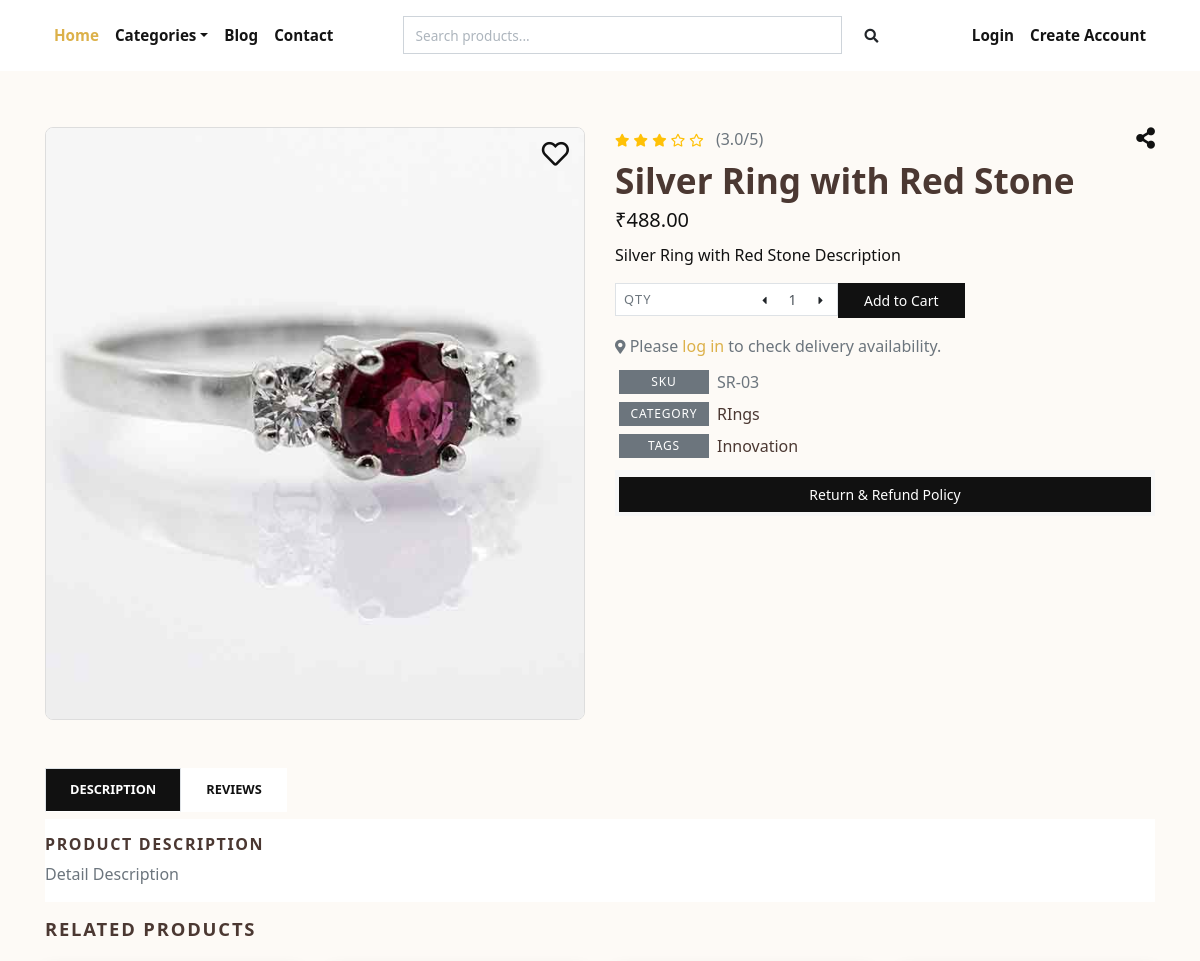
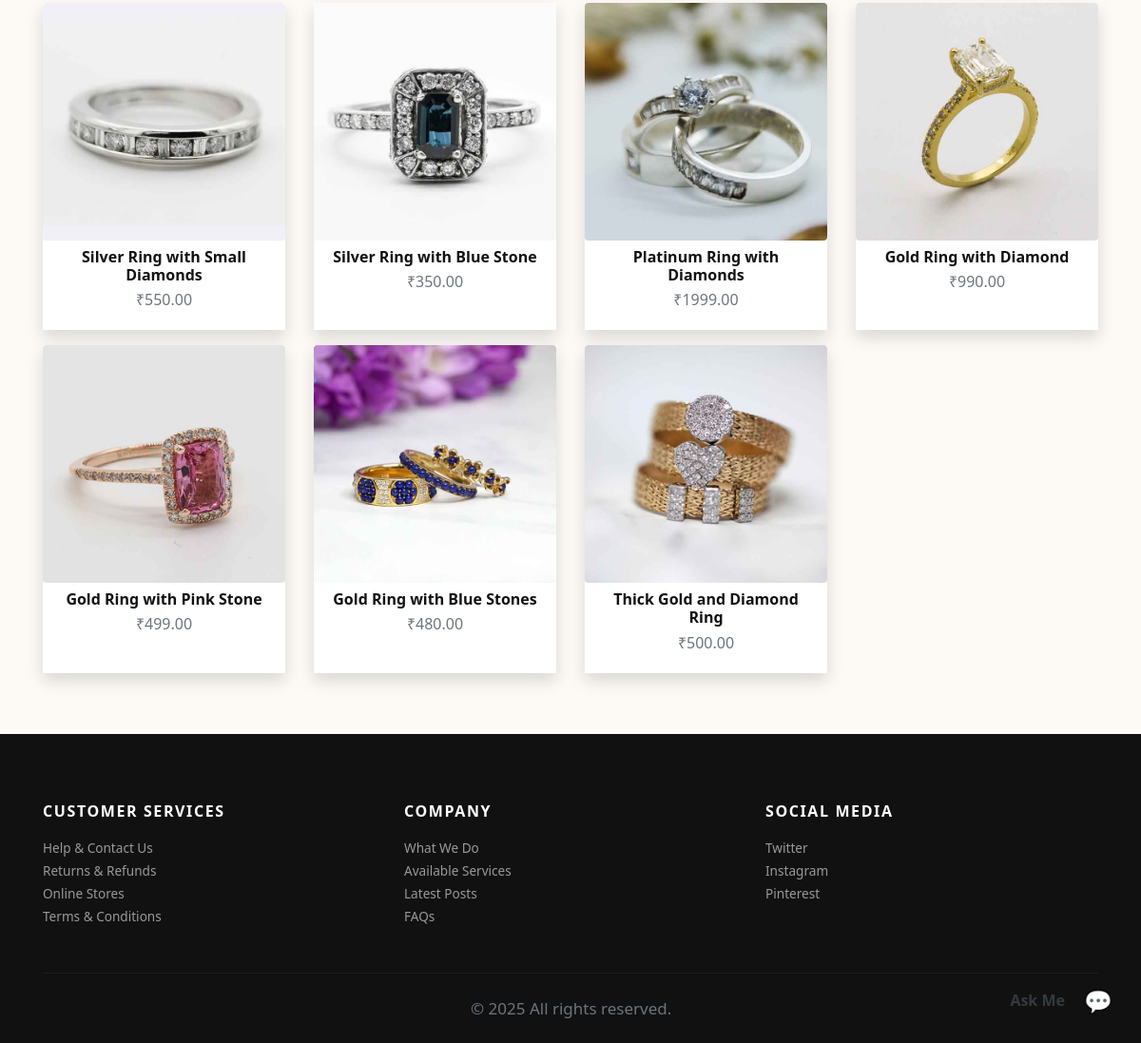
The app's page /product/silver-ring-with-red-stone/ with its own data (2 pictures, top to bottom).
### store/models.py (models this page shows, shortened)
class Product(models.Model):
    title = models.CharField(max_length=150, verbose_name="Product Title")
    slug = models.SlugField(max_length=160, verbose_name="Product Slug")
    sku = models.CharField(max_length=255, unique=True, verbose_name="Unique Product ID (SKU)")
    short_description = models.TextField(verbose_name="Short Description")
    detail_description = models.TextField(blank=True, null=True, verbose_name="Detail Description")
    product_image = models.ImageField(upload_to='product', blank=True, null=True, verbose_name="Product Image")
    price = models.DecimalField(max_digits=8, decimal_places=2)
    category = models.ForeignKey(Category, verbose_name="Product Categoy", on_delete=models.CASCADE)
    is_active = models.BooleanField(verbose_name="Is Active?")
    is_featured = models.BooleanField(verbose_name="Is Featured?")
    estimated_delivery_days = models.PositiveIntegerField(default=5, verbose_name="Estimated Delivery Days")
    return_refund_policy = models.TextField(blank=True, null=True, verbose_name="Return & Refund Policy")
    coupon = models.ForeignKey('Coupon', null=True, blank=True, on_delete=models.SET_NULL, verbose_name="Applied Coupon")
    created_at = models.DateTimeField(auto_now_add=True, verbose_name="Created Date")
    updated_at = models.DateTimeField(auto_now=True, verbose_name="Updated Date")
    class Meta:
        verbose_name_plural = 'Products'
        ordering = ('-created_at', )

class Category(models.Model):
    title = models.CharField(max_length=50, verbose_name="Category Title")
    slug = models.SlugField(max_length=55, verbose_name="Category Slug")
    description = models.TextField(blank=True, verbose_name="Category Description")
    category_image = models.ImageField(upload_to='category', blank=True, null=True, verbose_name="Category Image")
    is_active = models.BooleanField(verbose_name="Is Active?")
    is_featured = models.BooleanField(verbose_name="Is Featured?")
    created_at = models.DateTimeField(auto_now_add=True, verbose_name="Created Date")
    updated_at = models.DateTimeField(auto_now=True, verbose_name="Updated Date")
    class Meta:
        verbose_name_plural = 'Categories'
        ordering = ('-created_at', )
    def __str__(self):
        return self.title

### store/views.py (the view)
# urls.py: path('product/<slug:slug>/', views.detail, name="product-detail"),
def detail(request, slug):
    user = request.user
    if user.is_authenticated:
        user_address = Address.objects.filter(user=request.user).first()
    else:
        user_address = None
    product = get_object_or_404(Product, slug=slug)
    related_products = Product.objects.exclude(id=product.id).filter(is_active=True, category=product.category)
    avg = product.reviews.aggregate(avg_rating=Avg('rating'))['avg_rating'] or 0
    product.avg_rating = round(avg, 1)
    form = ReviewForm()
    show_scroll = product.reviews.count() > 3
    all_reviews = product.reviews.all()
    if request.user.is_authenticated:
        user_reviews = all_reviews.filter(user=request.user)
        other_reviews = all_reviews.exclude(user=request.user)
    else:
        user_reviews = []
        other_reviews = all_reviews
    reviews = list(user_reviews) + list(other_reviews)
    context = {
        'product': product,
        'related_products': related_products,
        'form': form,
        'show_scroll': show_scroll,
        'reviews': reviews,
        'user_address': user_address,
    }
    return render(request, 'store/detail.html', context)

### store/forms.py
class ReviewForm(forms.ModelForm):
    class Meta:
        model = Review
        fields = ['rating', 'comment']
        widgets = {
            'rating': forms.Select(choices=[(i, str(i)) for i in range(1, 6)], attrs={'class': 'form-control'}),
            'comment': forms.Textarea(attrs={'class': 'form-control', 'rows': 3}),
        }

### store/context_preprocessors.py (called while the page is built)
def store_menu(request):
    try:
        categories = list(Category.objects.filter(is_active=True))
    except Exception:
        categories = []
    context = {
        'categories_menu': categories,
    }
    return context

def cart_menu(request):
    if request.user.is_authenticated:
        try:
            cart_items = list(Cart.objects.filter(user=request.user))
        except Exception:
            cart_items = []
        context = {
            'cart_items': cart_items,
        }
    else:
        context = {}
    return context

### templates/store/detail.html (shortened to what this page needs)
{% extends 'base.html' %}
{% load static %}
{% block content %}
<section class="py-5">
  <div class="container">
    <div class="row mb-5">
      <div class="col-lg-6">
        <div class="position-relative zoom-container" onmousemove="zoom(event)" onmouseleave="hideZoom()" style="overflow: hidden; background: #fff; border: 1px solid #ddd; border-radius: 8px;">
          <a href="{{ product.product_image.url }}" class="d-block" data-lightbox="product" title="{{ product.title }}">
            <img id="main-image" class="img-fluid product-main-image"
                 src="{{ product.product_image.url }}"
                 alt="{{ product.title }}">
          </a>
          <div class="position-absolute wishlist-btn" style="top: 12px; right: 15px; z-index: 2;">
            <a href="{% url 'store:add-to-wishlist' product.id %}" class="text-dark" title="Add to Wishlist">
              <i class="far fa-heart heart-icon" style="font-size: 1.7rem;"></i>
            </a>
          </div>
        </div>
      </div>
      <div class="col-lg-6">
        <div class="d-flex justify-content-between align-items-start">
          <ul class="list-inline mb-2">
            {% with product.avg_rating|default:0 as rating %}
              {% with rating|floatformat:"1" as rating_str %}
                {% for i in "12345" %}
                  {% if forloop.counter <= rating %}
                    <li class="list-inline-item m-0">
                      <i class="fas fa-star small text-warning"></i>
                    </li>
                  {% elif forloop.counter0 < rating and rating < forloop.counter %}
                    <li class="list-inline-item m-0">
                      <i class="fas fa-star-half-alt small text-warning"></i>
                    </li>
                  {% else %}
                    <li class="list-inline-item m-0">
                      <i class="far fa-star small text-warning"></i>
                    </li>
                  {% endif %}
                {% endfor %}
                <li class="list-inline-item text-muted ml-2">({{ rating_str }}/5)</li>
              {% endwith %}
            {% endwith %}
          </ul>
          <a href="#" id="centerShareBtn" class="text-decoration-none text-dark" title="Share">
            <i class="fas fa-share-alt fa-lg"></i>
          </a>
        </div>
        <h1 class="mb-1">{{ product.title }}</h1>
        <p class="text-dark lead mb-2">₹{{ product.price }}</p>
        <p class="text-dark fs-5 mb-3">{{ product.short_description }}</p>
        <div class="row align-items-stretch mb-3">
          <div class="col-sm-5 pr-sm-0">
            <div class="border d-flex align-items-center justify-content-between py-0 px-2 bg-white border-white">
              <span class="small text-uppercase text-muted me-2 no-select">Qty</span>
              <div class="quantity d-flex align-items-center">
                <button class="dec-btn btn btn-sm p-0 me-1" title="Decrease quantity">
                  <i class="fas fa-caret-left fa-sm"></i>
                </button>
                <input name="quantity" class="form-control form-control-sm border-0 shadow-0 p-0 text-center" type="text" value="1" style="width: 40px;" />
                <button class="inc-btn btn btn-sm p-0 ms-1" title="Increase quantity">
                  <i class="fas fa-caret-right fa-sm"></i>
                </button>
              </div>
            </div>
          </div>
          <div class="col-sm-3 pl-sm-0">
            <form action="{% url 'store:add-to-cart' %}">
              <button
                type="submit"
                class="btn btn-dark btn-sm btn-block w-100 h-100 d-flex align-items-center justify-content-center"
              >
                Add to Cart
              </button>
            </form>
          </div>
        </div>
        {% if request.user.is_authenticated and user_address %}
          <p class="text-dark fs-5 mb-3">
            <i class="fas fa-map-marker-alt fa-sm me-1 text-muted"></i>
            <span class="d-inline-block mb-1 ml-2">
              Delivery at <strong class="text-dark">{{ user_address.pincode }}</strong>
            </span><br>
            <i class="fas fa-truck fa-sm me-1 text-muted"></i>
            <span class="d-inline-block">
              Estimated delivery by <strong class="text-dark">{{ product.estimated_delivery_date }}</strong>
            </span> |
            <span>
              {% if product.price > 699 %}
                <strong class="text-success">Free</strong> Shipping
              {% else %}
                <strong class="text-danger">₹99</strong> Shipping applicable
              {% endif %}
            </span>
          </p>
        {% else %}
          <p class="text-muted fs-5 mb-2">
            <i class="fas fa-map-marker-alt fa-sm me-1 text-secondary"></i>
            <span>Please <a href="{% url 'store:login' %}">log in</a> to check delivery availability.</span>
          </p>
        {% endif %}
        <div class="p-1 mb-2">
          <div class="mb-2 d-flex">
            <span class="badge badge-secondary text-uppercase mr-2" style="width: 90px;">SKU</span>
            <span class="text-muted">{{ product.sku }}</span>
          </div>
          <div class="mb-2 d-flex">
            <span class="badge badge-secondary text-uppercase mr-2" style="width: 90px;">Category</span>
            <a href="{% url 'store:category-products' product.category.slug %}" class="reset-anchor text-decoration-none">
              {{ product.category }}
            </a>
          </div>
          <div class="d-flex">
            <span class="badge badge-secondary text-uppercase mr-2" style="width: 90px;">Tags</span>
            <a href="#" class="reset-anchor text-decoration-none">Innovation</a>
          </div>
        </div>
        <div class="accordion mb-3">
          <div class="card border-0">
            <div class="card-header p-1" id="headingReturn">
              <h2 class="mb-0">
                <button class="btn btn-dark btn-sm w-100" type="button" data-bs-toggle="collapse" data-bs-target="#returnpolicy" aria-expanded="false" aria-controls="returnpolicy">
                  Return & Refund Policy
                </button>
              </h2>
            </div>
          </div>
        </div>
      </div>
    </div>
    <ul class="nav nav-tabs border-0" id="myTab" role="tablist">
      <li class="nav-item">
        <a class="nav-link active" id="description-tab" data-toggle="tab" href="#description" role="tab">Description</a>
      </li>
      <li class="nav-item">
        <a class="nav-link" id="reviews-tab" data-toggle="tab" href="#reviews" role="tab">Reviews</a>
      </li>
    </ul>
    <div class="tab-content" id="myTabContent">
      <div class="tab-pane fade show active mb-3 mt-2" id="description" role="tabpanel">
        <div class="bg-white py-4 py-lg-3">
          <h6 class="text-uppercase">Product description</h6>
          <p class="text-muted fs-5 mb-0">{{ product.detail_description }}</p>
        </div>
      </div>
    </div>
    <h2 class="h5 text-uppercase mb-4">Related Products</h2>
    <div class="row g-4">
      {% if related_products %}
        {% for rp in related_products %}
          <div class="col-xl-3 col-lg-4 col-sm-6 mb-3">
            <div
              class="card h-100 border-0 shadow product-card"
              style="cursor: pointer;"
              onclick="window.location.href='{% url 'store:product-detail' rp.slug %}'"
            >
              <div class="position-relative">
                <a href="{% url 'store:product-detail' rp.slug %}">
                </a>
              </div>
              <div class="card-body text-center pt-2">
                <h6 class="card-title mb-1">
                  <a href="{% url 'store:product-detail' rp.slug %}" class="text-decoration-none text-dark" onclick="event.stopPropagation();">
                    {{ rp.title }}
                  </a>
                </h6>
                <p class="text-muted mb-0 fw-semibold">₹{{ rp.price }}</p>
              </div>
            </div>
          </div>
        {% endfor %}
      {% endif %}
    </div>
  </div>
</section>
{% endblock content %}

### jewelryshop/static/css/style.default.css (style rules this page uses)
.quantity { display: -ms-flexbox; display: flex; -ms-flex-align: center; align-items: center; font-family: inherit; }
.quantity input { width: 2rem; text-align: center; }
.quantity button { background: none; border: none; width: 1rem; outline: none; }
.text-uppercase { text-transform: uppercase; letter-spacing: 0.1em; }
.border { border: 1px solid #dee2e6 !important; }
.shadow-0 { box-shadow: none !important; }
.reset-anchor { color: inherit; transition: all 0.3s; }
.no-select { cursor: default; -webkit-user-select: none; -moz-user-select: none; -ms-user-select: none; user-select: none; }
.btn { font-weight: 400; border: 1px solid transparent; font-family: inherit; padding: 0.375rem 1.5rem; font-size: 1rem; line-height: 1.5; border-radius: 0; transition: color 0.15s ease-in-out, background-color 0.15s ease-in-out, border-color 0.15s ease-in-out, box-shadow 0.15s ease-in-out; }
.btn-dark { color: #fff; background-color: #111111; border-color: #111111; }
.btn-sm { padding: 0.375rem 0.75rem; font-size: 0.875rem; line-height: 1.5; border-radius: 0; }
body { font-family: "Libre Franklin", sans-serif; font-size: 1rem; font-weight: 400; line-height: 1.5; color: #111111; background-color: #fff; }
a { color: #dcb14a; text-decoration: none; }
h1, h2, h3, h4, h5, h6, .h1, .h2, .h3, .h4, .h5, .h6 { margin-bottom: 0.5rem; font-family: inherit; font-weight: 900; line-height: 1.2; color: inherit; }
h1, .h1 { font-size: 2.2rem; }
h2, .h2 { font-size: 1.9rem; }
h5, .h5 { font-size: 1.15rem; }
h6, .h6 { font-size: 1rem; }
.lead { font-size: 1.25rem; font-weight: 300; }
small, .small { font-size: 80%; font-weight: 400; }
.text-secondary { color: #6c757d !important; }
.text-warning { color: #ffc107 !important; }
.text-dark { color: #111111 !important; }
.badge-secondary { color: #fff; background-color: #6c757d; text-transform: uppercase; letter-spacing: 0.07em; border-radius: 0; font-weight: 400; padding: 0.35rem 0.5rem; }
.shadow { box-shadow: 0 0.5rem 1rem rgba(17, 17, 17, 0.15) !important; }
.form-control { padding: 0.375rem 0.75rem; font-size: 1rem; line-height: 1.5; color: #495057; background-color: #fff; border: 1px solid #ced4da; border-radius: 0; transition: border-color 0.15s ease-in-out, box-shadow 0.15s ease-in-out; }
.form-control::placeholder { color: #adb5bd; font-size: 0.85rem; font-weight: 400; }
.form-control-sm { padding: 0.25rem 0.5rem; font-size: 0.875rem; line-height: 1.5; border-radius: 0; }
.nav-link { padding: 0.5rem 1rem; }
.nav-tabs .nav-item { margin-bottom: -1px; }
.nav-tabs .nav-link { border: 1px solid transparent; font-family: inherit; color: #111111; text-transform: uppercase; font-size: 0.8rem; transition: all 0.3s; font-weight: 700; padding: 0.7rem 1.5rem; background: #fff; border-top-left-radius: 0; border-top-right-radius: 0; }
.nav-tabs .nav-link.active, .nav-tabs .nav-link:hover, .nav-tabs .nav-item.show .nav-link { background: #111111; background-color: #111111; color: #fff; }
.card { background-color: #fff; border: 1px solid rgba(17, 17, 17, 0.125); border-radius: 0; }
.card-body { padding: 1.25rem; }
.card-title { margin-bottom: 0.75rem; }
.card-header { padding: 0.75rem 1.25rem; background-color: rgba(17, 17, 17, 0.03); border-bottom: 1px solid rgba(17, 17, 17, 0.125); }
.card-header:first-child { border-radius: calc(0 - 1px) calc(0 - 1px) 0 0; }

### jewelryshop/static/css/stylecontact.css (style rules this page uses)
body { font-family: 'Segoe UI', sans-serif; background-color: #fdfaf6; color: #4b3832; }

### jewelryshop/static/css/styleblog.css (style rules this page uses)
body { background-color: #fdfaf6; color: #4b3832; font-family: 'Segoe UI', sans-serif; }

### jewelryshop/static/css/categori_details.css (style rules this page uses)
.zoom-container { position: relative; }
#main-image { max-height: 100%; max-width: 100%; object-fit: contain; display: block; }
.wishlist-btn .heart-icon { transition: all 0.3s ease; }

### records on screen
Product: product_image (picture), title "Silver Ring with Red Stone", price "488.00", short_description "Silver Ring with Red Stone Description", sku "SR-03", category "RIngs", detail_description "Detail Description"
Product: title "Silver Ring with Small Diamonds", price "550.00"
Product: title "Silver Ring with Blue Stone", price "350.00"
Product: title "Platinum Ring with Diamonds", price "1999.00"
Product: title "Gold Ring with Diamond", price "990.00"
Product: title "Gold Ring with Pink Stone", price "499.00"
Product: title "Gold Ring with Blue Stones", price "480.00"
Product: title "Thick Gold and Diamond Ring", price "500.00"

### other values on screen
{{ rating_str }} "3.0"
